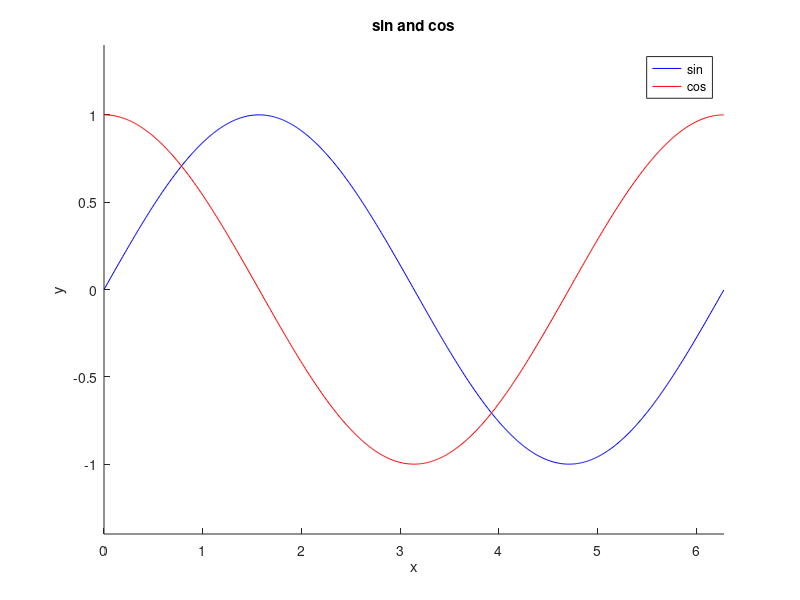

Write MATLAB code to recreate this figure.
figure
t = 0:0.01:2*pi;
y1 = sin(t);
y2 = cos(t);
hold on
xlabel('x');
ylabel('y');
title('sin and cos');
plot(t,y1,'b-');
%plot(t,y1,'b',t,y2,'r');
plot(t,y2,'r-');
legend('sin','cos');
xlim([0 2*pi]);
ylim([-1.4 1.4]);
hold off
